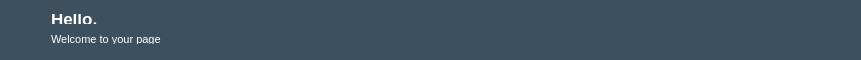
     <widget class="QWidget" name="header_widget" native="true">
      <property name="minimumSize">
       <size>
        <width>861</width>
        <height>60</height>
       </size>
      </property>
      <property name="maximumSize">
       <size>
        <width>16777215</width>
        <height>60</height>
       </size>
      </property>
      <property name="styleSheet">
       <string notr="true">background-color: rgb(61, 80, 95);
border-radius: 10px;</string>
      </property>
      <layout class="QHBoxLayout" name="horizontalLayout_5">
       <item>
        <layout class="QHBoxLayout" name="horizontalLayout_4">
         <property name="spacing">
          <number>10</number>
         </property>
         <item>
          <widget class="QPushButton" name="menu_button">
           <property name="minimumSize">
            <size>
             <width>30</width>
             <height>35</height>
            </size>
           </property>
           <property name="maximumSize">
            <size>
             <width>30</width>
             <height>35</height>
            </size>
           </property>
           <property name="styleSheet">
            <string notr="true">QPushButton{
	border: none;
}
</string>
           </property>
           <property name="text">
            <string/>
           </property>
           <property name="icon">
            <iconset resource="resouces.qrc">
             <normaloff>:/icons/icons/menu - laranja.png</normaloff>:/icons/icons/menu - laranja.png</iconset>
           </property>
           <property name="iconSize">
            <size>
             <width>30</width>
             <height>35</height>
            </size>
           </property>
           <property name="checkable">
            <bool>true</bool>
           </property>
          </widget>
         </item>
         <item>
          <layout class="QVBoxLayout" name="verticalLayout_7">
           <property name="topMargin">
            <number>3</number>
           </property>
           <property name="bottomMargin">
            <number>5</number>
           </property>
           <item>
            <widget class="QLabel" name="label_4">
             <property name="font">
              <font>
               <pointsize>13</pointsize>
               <bold>true</bold>
              </font>
             </property>
             <property name="styleSheet">
              <string notr="true">color: rgb(255, 255, 255);</string>
             </property>
             <property name="text">
              <string>Hello,</string>
             </property>
            </widget>
           </item>
           <item>
            <widget class="QLabel" name="label_5">
             <property name="font">
              <font>
               <pointsize>8</pointsize>
              </font>
             </property>
             <property name="styleSheet">
              <string notr="true">color: rgb(255, 255, 255);</string>
             </property>
             <property name="text">
              <string>Welcome to your page</string>
             </property>
            </widget>
           </item>
          </layout>
         </item>
        </layout>
       </item>
       <item>
        <spacer name="horizontalSpacer_6">
         <property name="orientation">
          <enum>Qt::Orientation::Horizontal</enum>
         </property>
         <property name="sizeHint" stdset="0">
          <size>
           <width>682</width>
           <height>20</height>
          </size>
         </property>
        </spacer>
       </item>
      </layout>
     </widget>
